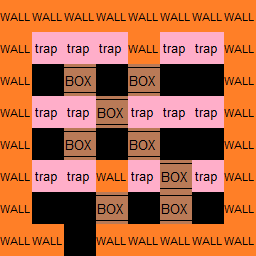

Tiled map render using the project's own tile images. Description and the map definition, with tile-layer contents summarised, below:
An orthogonal 8x8 tile map with 32x32 px tiles, 2 tile layers (Calque de Tile 1, meta), 2 tilesets.

<map version="1.0" orientation="orthogonal" width="8" height="8" tilewidth="32" tileheight="32">
 <tileset firstgid="1" name="min" tilewidth="32" tileheight="32">
  <image source="../tilesets/walls.png" width="256" height="192" />
 </tileset>
 <tileset firstgid="49" name="meta" tilewidth="32" tileheight="32">
  <image source="../tilesets/metaset2.png" width="128" height="96" />
 </tileset>
 <layer name="Calque de Tile 1" width="8" height="8">
  <data>[64 cells, 64 non-empty, 1 distinct tile ids]</data>
 </layer>
 <layer name="meta" width="8" height="8">
  <data>[64 cells, 51 non-empty, 3 distinct tile ids]</data>
 </layer>
</map>
